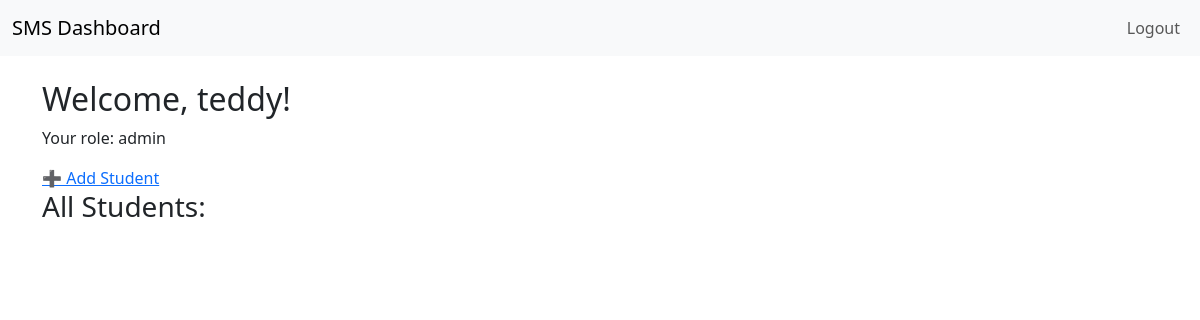
Page /dashboard (signed in) on the earlier database version.
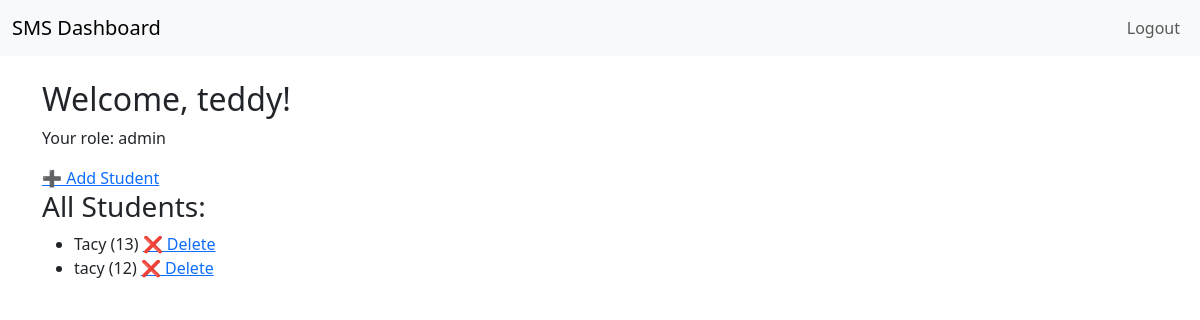
Same page on the later database version.
### app.py (models this page shows)
class User(UserMixin, db.Model):
    id = db.Column(db.Integer, primary_key=True)
    email = db.Column(db.String(150), unique=True, nullable=False)
    username = db.Column(db.String(150), nullable=False)
    password = db.Column(db.String(150), nullable=False)
    role = db.Column(db.String(20), nullable=False, default="student")

class Student(db.Model):
    id = db.Column(db.Integer, primary_key=True)
    name = db.Column(db.String(150), nullable=False)
    age = db.Column(db.Integer, nullable=False)
    created_by = db.Column(db.Integer, db.ForeignKey('user.id'))

### app.py (the view)
@app.route('/dashboard')
@login_required
def dashboard():
    if current_user.role == "admin":
        students = Student.query.all()
        courses = Course.query.all()
        grades = Grade.query.all()
    elif current_user.role == "teacher":
        students = Student.query.filter_by(created_by=current_user.id).all()
        courses = Course.query.filter_by(created_by=current_user.id).all()
        grades = Grade.query.join(Student).filter(Student.created_by == current_user.id).all()
    else:  # student role
        students = []  # Students can’t view student list
        courses = Course.query.all()  # Allow students to view courses
        grades = Grade.query.filter_by(student_id=current_user.id).all() if hasattr(current_user, 'id') else []
    logging.debug(
        f"Dashboard for user {current_user.id} ({current_user.role}): {len(students)} students, {len(courses)} courses, {len(grades)} grades")
    return render_template("dashboard.html", user=current_user, students=students, courses=courses, grades=grades)

### app.py (called while the page is built)
@login_manager.user_loader
def load_user(user_id):
    return User.query.get(int(user_id))

### templates/dashboard.html (shortened to what this page needs)
{% extends "base.html" %}
{% block content %}
<h2>Welcome, {{ user.username }}!</h2>
<p>Your role: {{ user.role }}</p>
{% if user.role == "admin" %}
    <a href="{{ url_for('add_student') }}">➕ Add Student</a>
    <h3>All Students:</h3>
    <ul>
        {% for student in students %}
            <li>{{ student.name }} ({{ student.age }})
                <a href="{{ url_for('delete_student', student_id=student.id) }}">❌ Delete</a>
            </li>
        {% endfor %}
    </ul>
{% else %}
    <p>You are logged in as a student. You can only view your profile.</p>
{% endif %}
{% endblock %}

### templates/base.html (shortened to what this page needs)
<!DOCTYPE html>
<html lang="en">
<head>
    <link href="https://cdn.jsdelivr.net/npm/bootstrap@5.3.0/dist/css/bootstrap.min.css" rel="stylesheet">
</head>
<body>
    <nav class="navbar navbar-expand-lg navbar-light bg-light">
        <div class="container-fluid">
            <a class="navbar-brand" href="{{ url_for('dashboard') }}">SMS Dashboard</a>
            <div class="collapse navbar-collapse" id="navbarNav">
                <ul class="navbar-nav ms-auto">
                    {% if current_user.is_authenticated %}
                        <li class="nav-item">
                            <a class="nav-link" href="{{ url_for('logout') }}">Logout</a>
                        </li>
                    {% endif %}
                </ul>
            </div>
        </div>
    </nav>
    <div class="container mt-4">
        {% block content %}{% endblock %}
    </div>
</body>
</html>

Differences in the rows shown:
added Student: name "Tacy", age "13"
added Student: name "tacy", age "12"
